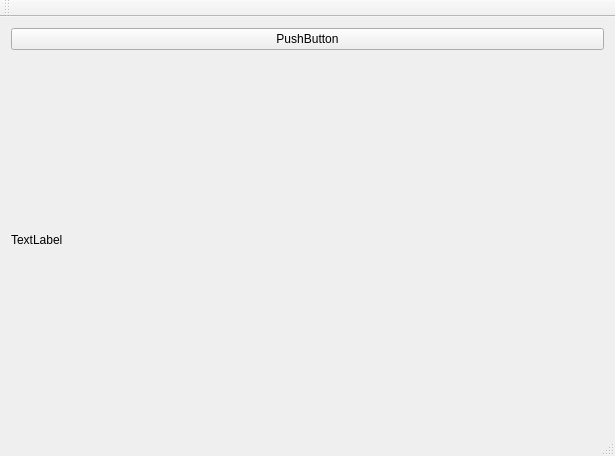
<?xml version="1.0" encoding="UTF-8"?>
<ui version="4.0">
 <class>MainWindow</class>
 <widget class="QMainWindow" name="MainWindow">
  <property name="geometry">
   <rect>
    <x>0</x>
    <y>0</y>
    <width>615</width>
    <height>456</height>
   </rect>
  </property>
  <property name="windowTitle">
   <string>MainWindow</string>
  </property>
  <widget class="QWidget" name="centralWidget">
   <layout class="QVBoxLayout" name="verticalLayout">
    <item>
     <widget class="QPushButton" name="pushButton">
      <property name="text">
       <string>PushButton</string>
      </property>
     </widget>
    </item>
    <item>
     <widget class="QLabel" name="label">
      <property name="text">
       <string>TextLabel</string>
      </property>
     </widget>
    </item>
   </layout>
  </widget>
  <widget class="QMenuBar" name="menuBar">
   <property name="geometry">
    <rect>
     <x>0</x>
     <y>0</y>
     <width>615</width>
     <height>22</height>
    </rect>
   </property>
  </widget>
  <widget class="QToolBar" name="mainToolBar">
   <attribute name="toolBarArea">
    <enum>TopToolBarArea</enum>
   </attribute>
   <attribute name="toolBarBreak">
    <bool>false</bool>
   </attribute>
  </widget>
  <widget class="QStatusBar" name="statusBar"/>
 </widget>
 <layoutdefault spacing="6" margin="11"/>
 <resources/>
 <connections/>
</ui>
